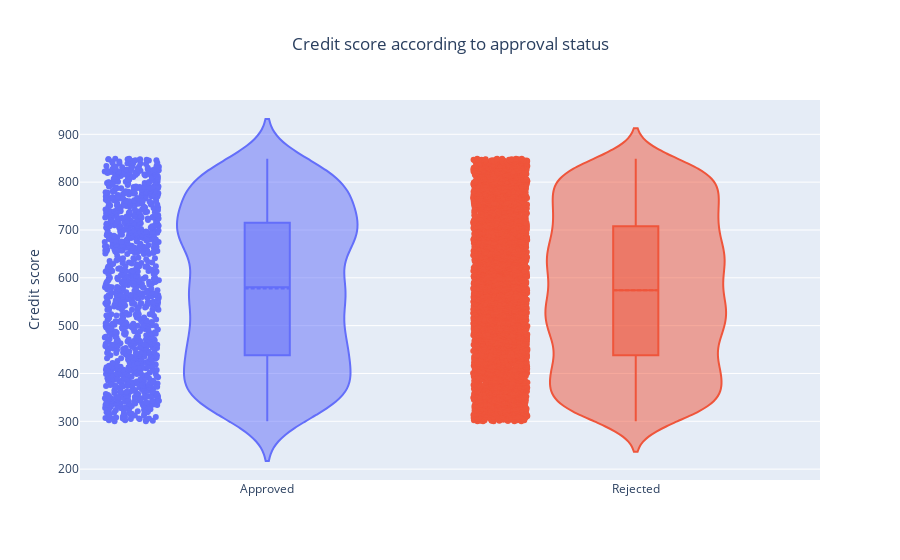

Notebook source saved alongside this figure:
### Code cell
subplot_titles = ['Approved', 'Rejected']
select_decision_approval_status = [select_approved_decision, select_rejected_decision]
get_decision_value = [get_decision_amount, get_decision_amount]
fig = go.Figure()
for idx, approval in enumerate(select_decision_approval_status):
    fig.add_trace(go.Violin(y=datasink.query(approval)[get_decision_borrower_credit_score],
                            name=subplot_titles[idx],
                            box_visible=True,
                            meanline_visible=True,
                            points='all'
                            ))

fig.update_yaxes(title_text='Credit score')

fig.update_layout(
    barmode='stack', 
    showlegend=False,
    title={'text': f"Credit score according to approval status",
          'x':0.5,
          'xanchor': 'center'
    })

fig.show()

### Figure 1 — Plotly figure (JSON) as saved in the notebook; plotly's stock layout.template omitted (floating-point values rounded to 4 significant figures; data arrays with more than 128 entries replaced by an {"elided": "..."} marker saying what was removed)
{"data": [{"box": {"visible": true}, "meanline": {"visible": true}, "name": "Approved", "points": "all", "type": "violin", "y": {"elided": "1087 int values"}}, {"box": {"visible": true}, "meanline": {"visible": true}, "name": "Rejected", "points": "all", "type": "violin", "y": {"elided": "3913 int values"}}], "layout": {"barmode": "stack", "showlegend": false, "title": {"text": "Credit score according to approval status", "x": 0.5, "xanchor": "center"}, "yaxis": {"title": {"text": "Credit score"}}}}
